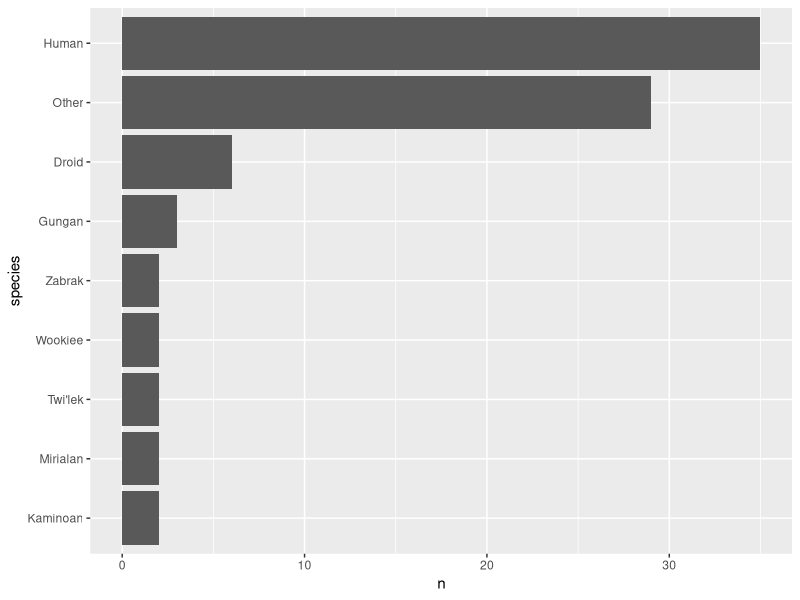
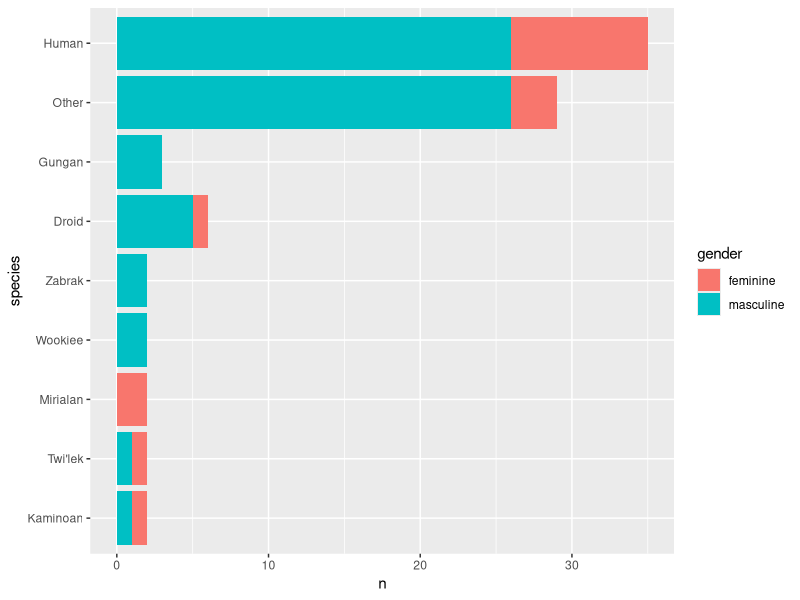
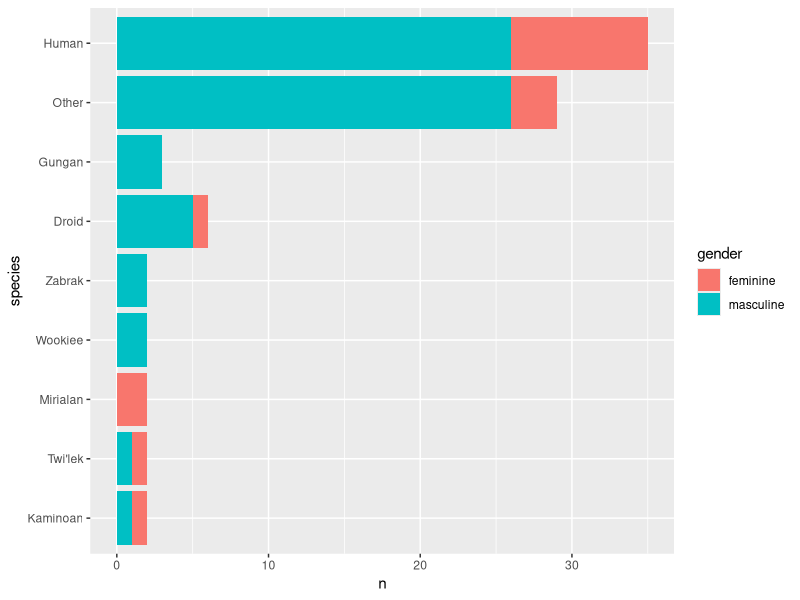

Reproduce these figures in R, in order.
## ---- chunk 1
library(tidyverse)
## ---- chunk 2
starwars %>% 
  filter(!is.na(species)) %>% 
  count(species = fct_lump(species, 5), sort = TRUE) %>% 
  mutate(species = fct_reorder(species, n)) %>% 
  ggplot(aes(species, n)) + 
  geom_col() + coord_flip()
## ---- chunk 3
starwars %>% 
  filter(!is.na(species)) %>% 
  count(species = fct_lump(species, 5), gender = fct_lump(gender, 2), sort = TRUE) %>% 
  mutate(species = fct_reorder(species, n)) %>% 
  ggplot(aes(species, n, fill = gender)) + 
  geom_col() + coord_flip()
## ---- chunk 4
starwars %>% 
  filter(!is.na(species)) %>% 
  count(species = fct_lump(species, 5), gender = fct_lump(gender, 2), sort = TRUE) %>% 
  mutate(gender = fct_explicit_na(gender),
         species = fct_reorder(species, n)) %>% 
  ggplot(aes(species, n, fill = gender)) + 
  geom_col() + coord_flip()
## ---- chunk 5
starwars %>% 
  filter(!(is.na(species))) %>% 
  group_by(species) %>% 
  summarize(n=n(), mean = mean(height, na.rm = TRUE)) %>% 
  arrange(desc(n))
## ---- chunk 6
knitr::write_bib(c(.packages(), 'bookdown', 'knitr', 'rmarkdown', 'tidyverse', 'ComplexHeatmap'), 'packages.bib')
